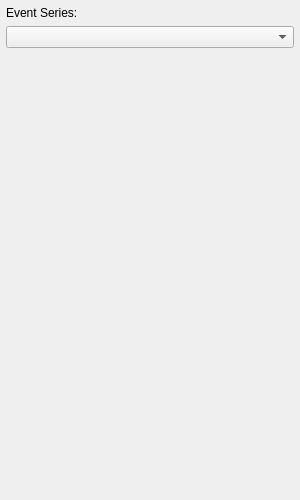
<?xml version="1.0" encoding="UTF-8"?>
<ui version="4.0">
 <class>ACFPropertiesWidget</class>
 <widget class="QWidget" name="ACFPropertiesWidget">
  <property name="geometry">
   <rect>
    <x>0</x>
    <y>0</y>
    <width>300</width>
    <height>500</height>
   </rect>
  </property>
  <property name="windowTitle">
   <string>ACF Properties</string>
  </property>
  <layout class="QVBoxLayout" name="main_layout">
   <property name="spacing">
    <number>6</number>
   </property>
   <property name="leftMargin">
    <number>6</number>
   </property>
   <property name="topMargin">
    <number>6</number>
   </property>
   <property name="rightMargin">
    <number>6</number>
   </property>
   <property name="bottomMargin">
    <number>6</number>
   </property>
   <item>
    <widget class="QLabel" name="event_key_label">
     <property name="text">
      <string>Event Series:</string>
     </property>
    </widget>
   </item>
   <item>
    <widget class="QComboBox" name="event_key_combo">
     <property name="sizePolicy">
      <sizepolicy hsizetype="Expanding" vsizetype="Fixed">
       <horstretch>0</horstretch>
       <verstretch>0</verstretch>
      </sizepolicy>
     </property>
    </widget>
   </item>
   <item>
    <spacer name="vertical_spacer">
     <property name="orientation">
      <enum>Qt::Vertical</enum>
     </property>
     <property name="sizeHint" stdset="0">
      <size>
       <width>20</width>
       <height>40</height>
      </size>
     </property>
    </spacer>
   </item>
  </layout>
 </widget>
 <resources/>
 <connections/>
</ui>
